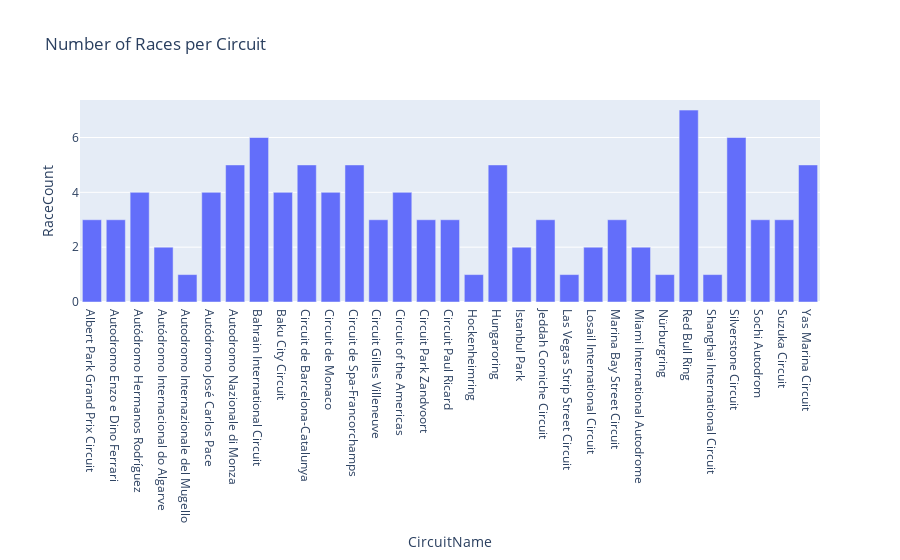

Notebook cell for this chart:
### Code cell
# Plot the races per circuit
plot_races_per_circuit(races_per_circuit_df)

### Figure 1 — Plotly figure (JSON) as saved in the notebook; plotly's stock layout.template omitted (floating-point values rounded to 4 significant figures)
{"data": [{"alignmentgroup": "True", "hovertemplate": "CircuitName=%{x}<br>RaceCount=%{y}<extra></extra>", "legendgroup": "", "marker": {"color": "#636efa", "pattern": {"shape": ""}}, "name": "", "offsetgroup": "", "orientation": "v", "showlegend": false, "textposition": "auto", "type": "bar", "x": ["Albert Park Grand Prix Circuit", "Autodromo Enzo e Dino Ferrari", "Autódromo Hermanos Rodríguez", "Autódromo Internacional do Algarve", "Autodromo Internazionale del Mugello", "Autódromo José Carlos Pace", "Autodromo Nazionale di Monza", "Bahrain International Circuit", "Baku City Circuit", "Circuit de Barcelona-Catalunya", "Circuit de Monaco", "Circuit de Spa-Francorchamps", "Circuit Gilles Villeneuve", "Circuit of the Americas", "Circuit Park Zandvoort", "Circuit Paul Ricard", "Hockenheimring", "Hungaroring", "Istanbul Park", "Jeddah Corniche Circuit", "Las Vegas Strip Street Circuit", "Losail International Circuit", "Marina Bay Street Circuit", "Miami International Autodrome", "Nürburgring", "Red Bull Ring", "Shanghai International Circuit", "Silverstone Circuit", "Sochi Autodrom", "Suzuka Circuit", "Yas Marina Circuit"], "xaxis": "x", "y": [3, 3, 4, 2, 1, 4, 5, 6, 4, 5, 4, 5, 3, 4, 3, 3, 1, 5, 2, 3, 1, 2, 3, 2, 1, 7, 1, 6, 3, 3, 5], "yaxis": "y"}], "layout": {"autosize": true, "barmode": "relative", "legend": {"tracegroupgap": 0}, "title": {"text": "Number of Races per Circuit"}, "xaxis": {"anchor": "y", "autorange": true, "domain": [0, 1], "range": [-0.5, 30.5], "title": {"text": "CircuitName"}, "type": "category"}, "yaxis": {"anchor": "x", "autorange": true, "domain": [0, 1], "range": [0, 7.368], "title": {"text": "RaceCount"}, "type": "linear"}}}
